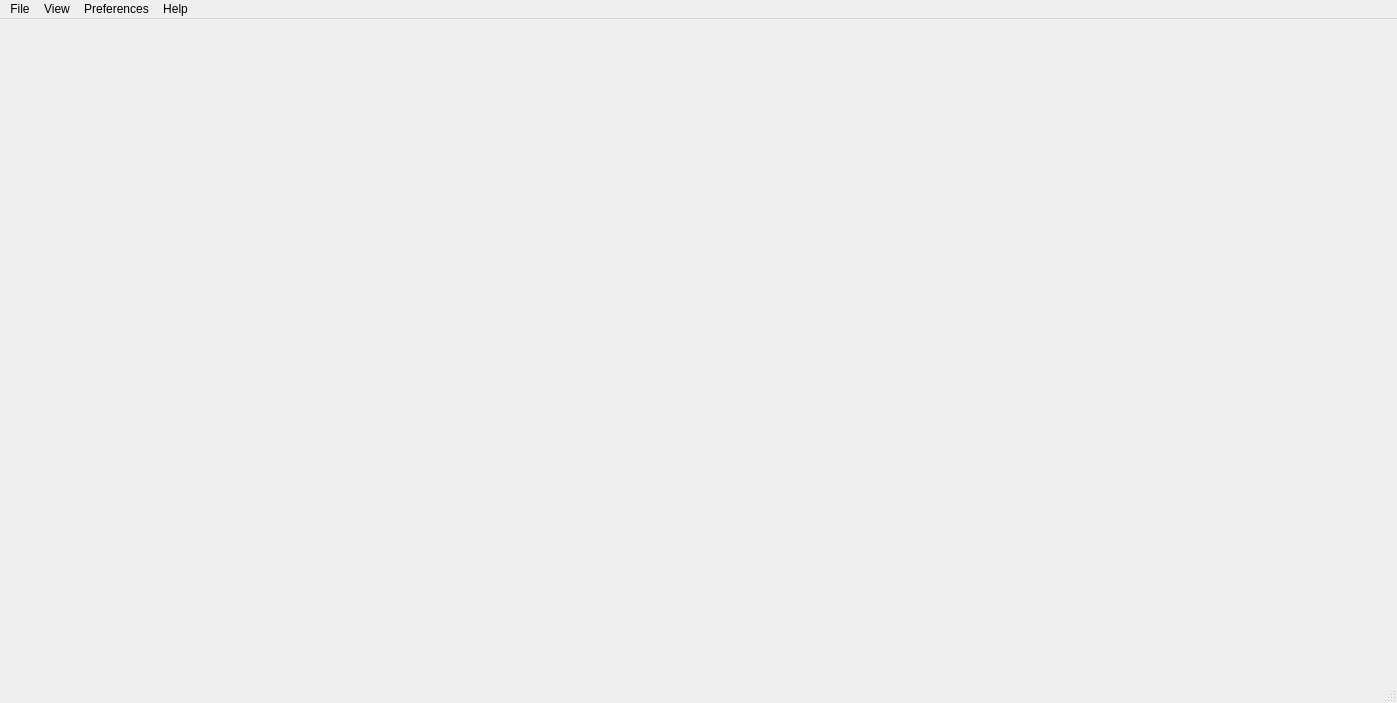
<?xml version="1.0" encoding="UTF-8"?>
<ui version="4.0">
 <class>GetController</class>
 <widget class="QMainWindow" name="GetController">
  <property name="geometry">
   <rect>
    <x>0</x>
    <y>0</y>
    <width>1397</width>
    <height>703</height>
   </rect>
  </property>
  <property name="windowTitle">
   <string>GET Controller</string>
  </property>
  <widget class="QWidget" name="centralwidget"/>
  <widget class="QMenuBar" name="menubar">
   <property name="geometry">
    <rect>
     <x>0</x>
     <y>0</y>
     <width>1397</width>
     <height>25</height>
    </rect>
   </property>
   <widget class="QMenu" name="menuFile">
    <property name="title">
     <string>File</string>
    </property>
    <addaction name="separator"/>
    <addaction name="actionNewTest"/>
    <addaction name="actionOpenTest"/>
    <addaction name="separator"/>
    <addaction name="actionSwitchWorkspace"/>
    <addaction name="separator"/>
    <addaction name="actionEditTest"/>
    <addaction name="actionEditConditions"/>
    <addaction name="actionEditHardware"/>
    <addaction name="separator"/>
    <addaction name="actionQuit"/>
   </widget>
   <widget class="QMenu" name="menuWindows">
    <property name="title">
     <string>View</string>
    </property>
    <addaction name="separator"/>
    <addaction name="actionShowWindows"/>
    <addaction name="separator"/>
    <addaction name="actionSetTabbedViewMode"/>
    <addaction name="actionTile_Windows"/>
    <addaction name="actionCascaded_Windows"/>
   </widget>
   <widget class="QMenu" name="menuPref">
    <property name="title">
     <string>Preferences</string>
    </property>
    <addaction name="separator"/>
    <addaction name="actionSaveRawFrames"/>
    <addaction name="separator"/>
    <addaction name="actionDisplayHeader"/>
    <addaction name="actionSetChannelDisplay"/>
    <addaction name="actionSelectSymbol"/>
    <addaction name="separator"/>
    <addaction name="actionSelectDataRouter"/>
   </widget>
   <widget class="QMenu" name="menuHelp">
    <property name="title">
     <string>Help</string>
    </property>
    <addaction name="actionAbout"/>
   </widget>
   <addaction name="menuFile"/>
   <addaction name="menuWindows"/>
   <addaction name="menuPref"/>
   <addaction name="menuHelp"/>
  </widget>
  <widget class="QStatusBar" name="statusbar"/>
  <action name="actionEditConditions">
   <property name="enabled">
    <bool>false</bool>
   </property>
   <property name="text">
    <string>Edit conditions</string>
   </property>
   <property name="menuRole">
    <enum>QAction::NoRole</enum>
   </property>
  </action>
  <action name="actionEditHardware">
   <property name="enabled">
    <bool>false</bool>
   </property>
   <property name="text">
    <string>Edit hardware</string>
   </property>
   <property name="iconText">
    <string>Edit hardware</string>
   </property>
   <property name="toolTip">
    <string>Edit hardware configuration</string>
   </property>
  </action>
  <action name="actionNewTest">
   <property name="text">
    <string>New test</string>
   </property>
   <property name="shortcut">
    <string>Ctrl+N</string>
   </property>
  </action>
  <action name="actionSave_Workspace">
   <property name="text">
    <string>Save Workspace</string>
   </property>
  </action>
  <action name="actionSwitchWorkspace">
   <property name="text">
    <string>Switch Worskpace...</string>
   </property>
  </action>
  <action name="actionClose_Workspace">
   <property name="text">
    <string>Close Workspace</string>
   </property>
   <property name="shortcut">
    <string>Ctrl+W</string>
   </property>
  </action>
  <action name="actionQuit">
   <property name="icon">
    <iconset>
     <normaloff>:/file/quit.png</normaloff>:/file/quit.png</iconset>
   </property>
   <property name="text">
    <string>Quit</string>
   </property>
   <property name="shortcut">
    <string>Ctrl+Q</string>
   </property>
  </action>
  <action name="actionSetTabView">
   <property name="checkable">
    <bool>true</bool>
   </property>
   <property name="checked">
    <bool>false</bool>
   </property>
   <property name="enabled">
    <bool>true</bool>
   </property>
   <property name="text">
    <string>setTabView</string>
   </property>
  </action>
  <action name="actionSetTabbedViewMode">
   <property name="checkable">
    <bool>true</bool>
   </property>
   <property name="checked">
    <bool>false</bool>
   </property>
   <property name="text">
    <string>Set Tabbed View Mode</string>
   </property>
  </action>
  <action name="actionCreate_Test">
   <property name="text">
    <string>Create Test</string>
   </property>
  </action>
  <action name="actionOpen_Test">
   <property name="text">
    <string>Open Test</string>
   </property>
  </action>
  <action name="actionDestroy_Test">
   <property name="text">
    <string>Destroy Test</string>
   </property>
  </action>
  <action name="actionTile_Windows">
   <property name="checkable">
    <bool>false</bool>
   </property>
   <property name="text">
    <string>Tile Windows</string>
   </property>
  </action>
  <action name="actionCascaded_Windows">
   <property name="checkable">
    <bool>false</bool>
   </property>
   <property name="text">
    <string>Cascade Windows</string>
   </property>
  </action>
  <action name="actionlogger">
   <property name="checkable">
    <bool>true</bool>
   </property>
   <property name="text">
    <string>Show message logger</string>
   </property>
  </action>
  <action name="actionSaveRawFrames">
   <property name="checkable">
    <bool>true</bool>
   </property>
   <property name="checked">
    <bool>true</bool>
   </property>
   <property name="text">
    <string>Save Raw Frames</string>
   </property>
  </action>
  <action name="actionSaveDataMatrix">
   <property name="checkable">
    <bool>true</bool>
   </property>
   <property name="checked">
    <bool>true</bool>
   </property>
   <property name="text">
    <string>Save AGet data matrices</string>
   </property>
  </action>
  <action name="actionSetChannelDisplay">
   <property name="text">
    <string>Select Displayed Channels</string>
   </property>
  </action>
  <action name="actionDisplayHeader">
   <property name="checkable">
    <bool>true</bool>
   </property>
   <property name="text">
    <string>Print Headers</string>
   </property>
  </action>
  <action name="actionMonitoringActive">
   <property name="checkable">
    <bool>true</bool>
   </property>
   <property name="text">
    <string>Display data</string>
   </property>
  </action>
  <action name="actionOpenTest">
   <property name="text">
    <string>Open test</string>
   </property>
   <property name="shortcut">
    <string>Ctrl+O</string>
   </property>
  </action>
  <action name="actionEditTest">
   <property name="enabled">
    <bool>false</bool>
   </property>
   <property name="text">
    <string>Edit test</string>
   </property>
  </action>
  <action name="actionShowWindows">
   <property name="text">
    <string>Show Windows...</string>
   </property>
  </action>
  <action name="actionSaveHeaders">
   <property name="checkable">
    <bool>true</bool>
   </property>
   <property name="text">
    <string>Save ASCII Headers</string>
   </property>
  </action>
  <action name="actionSelectDataRouter">
   <property name="text">
    <string>Data Router</string>
   </property>
   <property name="toolTip">
    <string>Configure data router</string>
   </property>
  </action>
  <action name="actionAbout">
   <property name="text">
    <string>About</string>
   </property>
  </action>
  <action name="actionSelectSymbol">
   <property name="text">
    <string>Select Curve &amp;Symbol</string>
   </property>
  </action>
 </widget>
 <resources>
  <include location="../GetController.qrc"/>
 </resources>
 <connections/>
</ui>
